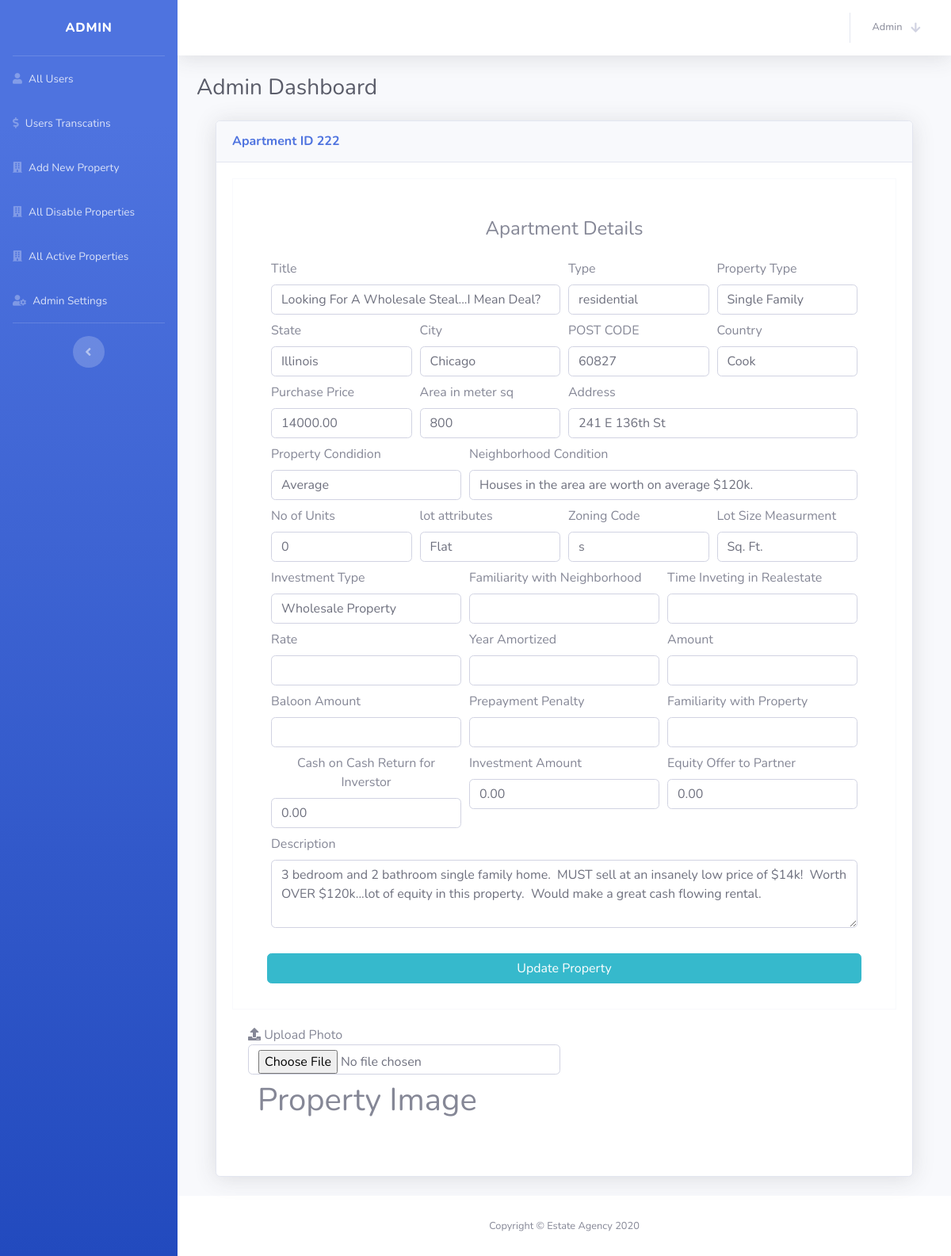
Screenshot of /admin/apartmentdetail.php?apartmentid=222 (signed in) with the database file from the repository.
### tables this page shows
CREATE TABLE `property` (
  `id` int(11) NOT NULL,
  `type` varchar(100) NOT NULL,
  `status` int(11) DEFAULT NULL,
  `user_id` int(11) DEFAULT NULL,
  `project_name` varchar(255) DEFAULT NULL,
  `property_type` varchar(255) DEFAULT NULL,
  `str_addr1` varchar(255) DEFAULT NULL,
  `str_addr2` varchar(255) DEFAULT NULL,
  `city` varchar(255) DEFAULT NULL,
  `state` varchar(255) DEFAULT NULL,
  `zip` int(11) DEFAULT NULL,
  `country` varchar(255) DEFAULT NULL,
  `square_footage` int(11) DEFAULT NULL,
  `number_of_units` int(11) DEFAULT NULL,
  `lot_size` int(11) DEFAULT NULL,
  `lot_attributes` varchar(25) DEFAULT NULL,
  `zoning_code` varchar(100) DEFAULT NULL,
  `property_description` text DEFAULT NULL,
  `property_condition` varchar(100) DEFAULT NULL,
  `parking_lot_condition` varchar(100) DEFAULT NULL,
  `parking_lot_surface` varchar(100) DEFAULT NULL,
  `neighborhood_condition` varchar(100) DEFAULT NULL,
  `lot_size_measurment` varchar(100) DEFAULT NULL,
  `water_pb` varchar(255) DEFAULT NULL,
  `electricity_pb` varchar(255) DEFAULT NULL,
  `gas_pb` varchar(255) DEFAULT NULL,
  `sewer_pb` varchar(255) DEFAULT NULL,
  `trash_pb` varchar(255) DEFAULT NULL,
  `lease_type` varchar(50) DEFAULT NULL,
  `gross_potential_rent` decimal(12,2) DEFAULT NULL,
  `current_vacancy` decimal(8,2) DEFAULT NULL,
  `net_operating_income` decimal(12,2) DEFAULT NULL,
  `other_source_income_1` varchar(255) DEFAULT NULL,
  `other_source_income_1_amt` decimal(12,2) DEFAULT NULL,
  `other_source_income_2` varchar(255) DEFAULT NULL,
  `other_source_income_2_amt` decimal(12,2) DEFAULT NULL,
  `other_source_income_3` varchar(255) DEFAULT NULL,
  `other_source_income_3_amt` decimal(12,2) DEFAULT NULL,
  `annual_property_taxes` decimal(12,2) DEFAULT NULL,
  `annual_insurance` decimal(12,2) DEFAULT NULL,
  `annual_management_company` decimal(12,2) DEFAULT NULL,
  `annual_payroll` decimal(12,2) DEFAULT NULL,
  `annual_legal_fees` decimal(12,2) DEFAULT NULL,
  `annual_license` decimal(12,2) DEFAULT NULL,
  `annual_advertising` decimal(12,2) DEFAULT NULL,
  `annual_supplies` decimal(12,2) DEFAULT NULL,
  `annual_repairs` decimal(12,2) DEFAULT NULL,
  `annual_pest_control` decimal(12,2) DEFAULT NULL,
  `annual_security` decimal(12,2) DEFAULT NULL,
  `annual_trash` decimal(12,2) DEFAULT NULL,
  `annual_janitorial` decimal(12,2) DEFAULT NULL,
  `annual_landscaping` decimal(12,2) DEFAULT NULL,
  `annual_other_1` varchar(255) DEFAULT NULL,
  `annual_other_1_amt` decimal(12,2) DEFAULT NULL,
  `annual_other_2` varchar(255) DEFAULT NULL,
  `annual_other_2_amt` decimal(12,2) DEFAULT NULL,
  `annual_other_3` varchar(255) DEFAULT NULL,
  `annual_other_3_amt` decimal(12,2) DEFAULT NULL,
  `purchase_price` decimal(12,2) DEFAULT NULL,
  `cap_rate_actual` decimal(12,2) DEFAULT NULL,
  `cap_rate_pro_forma` decimal(12,2) DEFAULT NULL,
  `cash_on_cash_return_actual` decimal(12,2) DEFAULT NULL,
  `cash_on_cash_return_pro_forma` decimal(12,2) DEFAULT NULL,
  `debt_coverage_ratio_actual` decimal(12,2) DEFAULT NULL,
  `debt_coverage_ratio_pro_forma` decimal(12,2) DEFAULT NULL,
  `investment_type` varchar(255) DEFAULT NULL,
  `investment_amount_needed` decimal(12,2) DEFAULT NULL,
  `funds_used_for` text DEFAULT NULL,
  `exit_strategy` text DEFAULT NULL,
  `pay_back_financial` text DEFAULT NULL,
  `equity_offered` decimal(12,2) DEFAULT NULL,
  `cash_on_cash_return` decimal(12,2) DEFAULT NULL,
  `proposing_to_build` varchar(255) DEFAULT NULL,
  `how_many_buildings` int(11) DEFAULT NULL,
  `utilities_on_site` varchar(255) DEFAULT NULL,
  `build_out` tinyint(1) DEFAULT NULL,
  `environmental_challenges` tinyint(1) DEFAULT NULL,
  `type_of_rocks_timber` varchar(255) DEFAULT NULL,
  `endangered_species` tinyint(1) DEFAULT NULL,
  `acres_to_mine_harvest` int(11) DEFAULT NULL,
  `road_rail_access` tinyint(1) DEFAULT NULL,
  `market_rate_rocks_timber` decimal(12,2) DEFAULT NULL,
  `market_rate_rocks_timber_measurement` varchar(255) DEFAULT NULL,
  `contract_signed` tinyint(1) DEFAULT NULL,
  `escrow_opened` tinyint(1) DEFAULT NULL,
  `appraisal_completed` tinyint(1) DEFAULT NULL,
  `physical_inspection_completed` tinyint(1) DEFAULT NULL,
  `termite_inspection_completed` tinyint(1) DEFAULT NULL,
  `phase_1_enviro_completed` tinyint(1) DEFAULT NULL,
  `phase_2_enviro_completed` tinyint(1) DEFAULT NULL,
  `site_survey_completed` tinyint(1) DEFAULT NULL,
  `title_search_verified` tinyint(1) DEFAULT NULL,
  `cintingencies_expired` tinyint(1) DEFAULT NULL,
  `contingency_exp_date` date DEFAULT NULL,
  `mgmt_company_contacted` tinyint(1) DEFAULT NULL,
  `zoning_letter_recieved` tinyint(1) DEFAULT NULL,
  `architectural_drawings_completed` tinyint(1) DEFAULT NULL,
  `plan_submitted_to_city` tinyint(1) DEFAULT NULL,
  `plan_approved_by_city` tinyint(1) DEFAULT NULL,
  `due_diligence_expired` tinyint(1) DEFAULT NULL,
  `due_diligence_exp_date` date DEFAULT NULL,
  `reason_sold` text DEFAULT NULL,
  `checking_and_savings` decimal(12,2) DEFAULT NULL,
  `equity_lines` decimal(12,2) DEFAULT NULL,
  `other_sources` decimal(12,2) DEFAULT NULL,
  `other_source_1` varchar(255) DEFAULT NULL,
  `other_source_1_amt` decimal(12,2) DEFAULT NULL,
  `other_source_2` varchar(255) DEFAULT NULL,
  `other_source_2_amt` decimal(12,2) DEFAULT NULL,
  `other_source_3` varchar(255) DEFAULT NULL,
  `other_source_3_amt` decimal(12,2) DEFAULT NULL,
  `other_investors_involved` int(11) DEFAULT NULL,
  `seller_note` tinyint(1) DEFAULT NULL,
  `rate_of` decimal(12,2) DEFAULT NULL,
  `years_amortized_of` decimal(12,2) DEFAULT NULL,
  `amount_of` decimal(12,2) DEFAULT NULL,
  `balloon_amount_of` decimal(12,2) DEFAULT NULL,
  `prepayment_penalty_amount_of` decimal(12,2) DEFAULT NULL,
  `assumable_loan` tinyint(1) DEFAULT NULL,
  `rate_al` decimal(12,2) DEFAULT NULL,
  `years_amortized_al` decimal(12,2) DEFAULT NULL,
  `amount_al` decimal(12,2) DEFAULT NULL,
  `balloon_amount_al` decimal(12,2) DEFAULT NULL,
  `prepayment_penalty_amount_al` decimal(12,2) DEFAULT NULL,
  `time_seller_owned_property` varchar(255) DEFAULT NULL,
  `how_property_was_acquired` text DEFAULT NULL,
  `reason_being_sold` text DEFAULT NULL,
  `familiar_with_property` varchar(255) DEFAULT NULL,
  `familiar_with_neighborhood` varchar(255) DEFAULT NULL,
  `mgmt_company` varchar(255) DEFAULT NULL,
  `time_in_real_estate` varchar(255) DEFAULT NULL,
  `google_map` varchar(255) DEFAULT NULL,
  `date` varchar(10) DEFAULT NULL,
  `time` varchar(10) DEFAULT NULL,
  `view_count` int(11) DEFAULT 0,
  `deal_analysis` tinyint(4) DEFAULT NULL,
  `da_rating` int(11) DEFAULT NULL,
  `complete` int(11) DEFAULT NULL,
  `deleted_by` int(11) DEFAULT NULL,
  `deleted_on` varchar(25) DEFAULT NULL,
  `date_modified` datetime DEFAULT NULL,
  `date_activated` datetime DEFAULT NULL,
  `is_active` int(2) DEFAULT 0
);

### admin/apartmentdetail.php (the view, shortened to what the rows shown need)
      <!DOCTYPE html>
      <html lang="en">
      <head>
        <link href="vendor/fontawesome-free/css/all.min.css" rel="stylesheet" type="text/css">
        <link href="css/sb-admin-2.min.css" rel="stylesheet">
      </head>
      <body id="page-top">
      <?php
        $conn = connecttoDB("p%<onZmUeePZ{{");
        $apartmentid = $_GET['apartmentid'];
        $query1 = mysqli_query($conn, "SELECT * FROM property where id = '$apartmentid'");
        $apartmentdetails = mysqli_fetch_assoc($query1);
      ?>
        <div id="wrapper">
          <div id="content-wrapper" class="d-flex flex-column">
            <div id="content">
              <div class="container-fluid">
                <div class="d-sm-flex align-items-center justify-content-between mb-4">
                  <h1 class="h3 mb-0 text-gray-800">Admin Dashboard</h1>
                </div>
              <div class="container-fluid">
<div class="card shadow mb-4" id="allordersdiv">
  <div class="card-header py-3">
    <h6 class="m-0 font-weight-bold text-primary"><?php echo 'Apartment ID '.$apartmentdetails['id']; ?></h6>
  </div>
    <div class="card-body">
                <form class="text-center border border-light p-5" action="apartmentdetail?apartmentid=<?php echo $apartmentid; ?>" id="updateapartment" style="padding-bottom: 0px !important;" method="post" enctype="multipart/form-data">
                    <div class="form-row mb-2">
                        <div class="col-lg-6 col-md-12">
                            <label for="" style="float:left;">Title</label>
                            <input type="text" name="title" id=title class="form-control" placeholder="Title" required value="<?php echo $apartmentdetails['project_name'] ?>">
                        </div>
                        <div class="col-lg-3 col-md-12">
                            <label for="" style="float:left;">Type</label>
                            <input type="text" name="type" id="type" class="form-control" placeholder="Type" required value="<?php echo $apartmentdetails['type'] ?>">
                        </div>
                        <div class="col-lg-3 col-md-12">
                            <label for="" style="float:left;">Property Type</label>
                            <input type="text" name="ptype" id="ptype" class="form-control" placeholder="city" required value="<?php echo $apartmentdetails['property_type'] ?>">
                        </div>
                    </div>
                    <div class="form-row mb-2">
                      <div class="col-lg-3 col-md-12">
                            <label for="" style="float:left;">State</label>
                            <input type="text" name="state" id="state" class="form-control" placeholder="city" required value="<?php echo $apartmentdetails['state'] ?>">
                        </div>
                        <div class="col-lg-3 col-md-12">
                            <label for="" style="float:left;">City</label>
                            <input type="text" name="city" id=city class="form-control" placeholder="city" required value="<?php echo $apartmentdetails['city'] ?>">
                        </div>
                        <div class="col-lg-3 col-md-12">
                          <label for="" style="float:left;">POST CODE</label>
                          <input type="number" name="postcode" id="postcode" class="form-control" placeholder="POST CODE" value="<?php echo $apartmentdetails['zip']; ?>">
                      </div>
                        <div class="col-lg-3 col-md-12">
                            <label for="" style="float:left;">Country</label>
                            <input type="text" name="country" id="country" class="form-control" placeholder="city" required value="<?php echo $apartmentdetails['country'] ?>">
                        </div>
                    </div>
                    <div class="form-row mb-2">
                    <div class="col-lg-3 col-md-12">
                          <label for="" style="float:left;">Purchase Price</label>
                          <input type="number" name="purchase_price" id="purchase_price" class="form-control" placeholder="Price" required value="<?php echo $apartmentdetails['purchase_price']; ?>">
                      </div>
                      <div class="col-lg-3 col-md-12">
                          <label for="" style="float:left;">Area in meter sq</label>
                          <input type="number" name="areainsq" id="areainsq" class="form-control" placeholder="Area in meter sq" required value="<?php echo $apartmentdetails['square_footage']; ?>">
                      </div>
                      <div class="col-lg-6 col-md-12">
                          <label for="" style="float:left;">Address</label>
                          <input type="text" name="address" id="address" class="form-control" placeholder="" required value="<?php echo $apartmentdetails['str_addr1']; ?>">
                      </div>
                    </div>
                    <div class="form-row mb-2">
                      <div class="col-lg-4 col-md-12">
                          <label for="" style="float:left;">Property Condidion</label>
                          <input type="text" name="pcondition" id="pcondition" class="form-control" placeholder="city" required value="<?php echo $apartmentdetails['property_condition'] ?>">
                      </div>
                      <div class="col-lg-8 col-md-12">
                          <label for="" style="float:left;">Neighborhood Condition</label>
                          <input type="text" name="ncondition" id="ncondition" class="form-control" placeholder="" required value="<?php echo $apartmentdetails['neighborhood_condition'] ?>">
                      </div>
                    </div>
                    <div class="form-row mb-2">
                      <div class="col-lg-3 col-md-12">
                          <label for="" style="float:left;">No of Units</label>
                          <input type="number" name="nounit" id="nounit" class="form-control" placeholder="no of units" required value="<?php echo $apartmentdetails['number_of_units'] ?>">
                      </div>
                      <div class="col-lg-3 col-md-12">
                          <label for="" style="float:left;">lot attributes</label>
                          <input type="text" name="lotattributes" id="lotattributes" class="form-control" placeholder="i.e flat" required value="<?php echo $apartmentdetails['lot_attributes'] ?>">
                      </div>
                      <div class="col-lg-3 col-md-12">
                          <label for="" style="float:left;">Zoning Code</label>
                          <input type="text" name="zcode" id="zocode" class="form-control" placeholder="i.e 123" required value="<?php echo $apartmentdetails['zoning_code'] ?>">
                      </div>
                      <div class="col-lg-3 col-md-12">
                          <label for="" style="float:left;">Lot Size Measurment</label>
                          <input type="text" name="lsmeaurment" id="lsmeaurment" class="form-control" placeholder="" required value="<?php echo $apartmentdetails['lot_size_measurment'] ?>">
                      </div>
                    </div>
                    <div class="form-row mb-2">
                      <div class="col-lg-4 col-md-12">
                          <label for="" style="float:left;">Investment Type</label>
                          <input type="text" name="investtype" id="inverttype" class="form-control" placeholder="no of units" required value="<?php echo $apartmentdetails['investment_type'] ?>">
                      </div>
                    </div>
                    <div class="form-row mb-2">
                    <div class="col-lg-4 col-md-12">
                          <label for="" style="float:left;">Cash on Cash Return for Inverstor</label>
                          <input type="number" name="cashreturn" id="cashreturn" class="form-control" placeholder="" required value="<?php echo $apartmentdetails['cash_on_cash_return'] ?>">
                      </div>
                      <div class="col-lg-4 col-md-12">
                          <label for="" style="float:left;">Investment Amount</label>
                          <input type="number" name="investamount" id="investamount" class="form-control" placeholder="i.e flat" required value="<?php echo $apartmentdetails['investment_amount_needed'] ?>">
                      </div>
                      <div class="col-lg-4 col-md-12">
                          <label for="" style="float:left;">Equity Offer to Partner</label>
                          <input type="number" name="equityoffer" id="equityoffer" class="form-control" placeholder="i.e 123" required value="<?php echo $apartmentdetails['equity_offered'] ?>">
                      </div>
                    </div>
                    <div class="form-row mb-2">
                      <div class="col-lg-12 col-md-12">
                          <label for="" style="float:left;">Description</label>
                          <textarea class="form-control" name="description" id="description" cols="30" rows="3" required><?php echo $apartmentdetails['property_description']; ?></textarea>
                      </div>
                    </div>
                </form>
                  <div class="card-body">
                      <div class="col-lg-8 col-md-12">
                        <h1>Property Image</h1>
                      </div>
                  </div>
      </div>
    </div>
              </div>
            </div>
          </div>
        </div>
      </body>
      </html>

### rows the page displays
property: id "222", title "Looking For A Wholesale Steal...I Mean Deal?", type "residential", ptype "Single Family", state "Illinois", city "Chicago", postcode "60827", country "Cook", purchase_price "14000.00", areainsq "800", address "241 E 136th St", pcondition "Average", ncondition "Houses in the area are worth on average $120k.", nounit "0", lotattributes "Flat", zcode "s", lsmeaurment "Sq. Ft.", investtype "Wholesale Property", cashreturn "0.00", investamount "0.00", equityoffer "0.00", description "3 bedroom and 2 bathroom single family home. MUST sell at an insanely low price of $14k! Worth OVER $120k...lot of equity in this property. Would make a great cash flowing rental."
